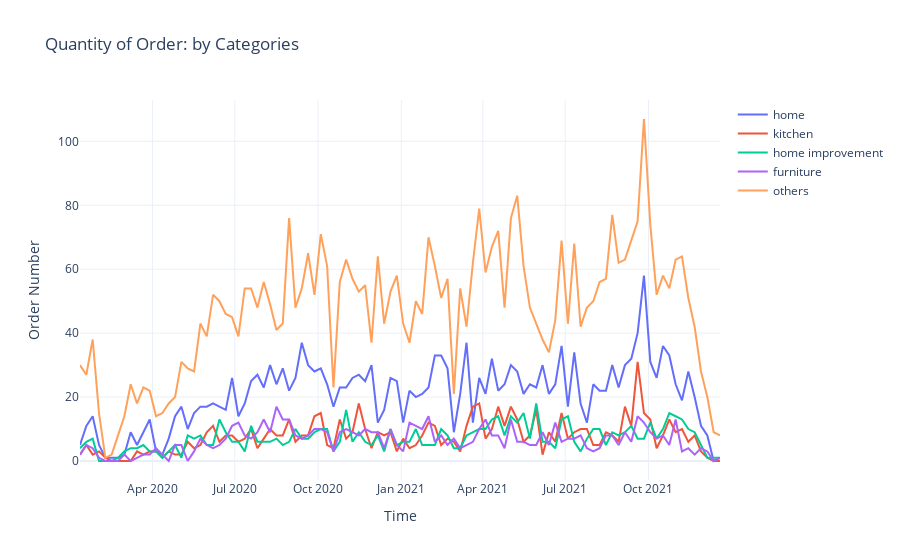

Notebook source saved alongside this figure:
### Markdown cell above
## LSTM

### Code cell
# 5 main categories
data_lstm_h = home[['order number']]
data_lstm_k = kitchen[['order number']]
data_lstm_hi = hi[['order number']]
data_lstm_f = furniture[['order number']]
data_lstm_o = others[['order number']]
data_lstm = data[['order number']]

fig = go.Figure(layout = {'title': 'Quantity of Order: by Categories', 
                          'xaxis_title': 'Time', 
                          'yaxis_title': 'Order Number', 
                          'template': 'plotly_white'})
fig.add_trace(go.Scatter(x = data_lstm_h.index, y = data_lstm_h['order number'], name = 'home'))
fig.add_trace(go.Scatter(x = data_lstm_k.index, y = data_lstm_k['order number'], name = 'kitchen'))
fig.add_trace(go.Scatter(x = data_lstm_hi.index, y = data_lstm_hi['order number'], name = 'home improvement'))
fig.add_trace(go.Scatter(x = data_lstm_f.index, y = data_lstm_f['order number'], name = 'furniture'))
fig.add_trace(go.Scatter(x = data_lstm_o.index, y = data_lstm_o['order number'], name = 'others'))
fig.show()
